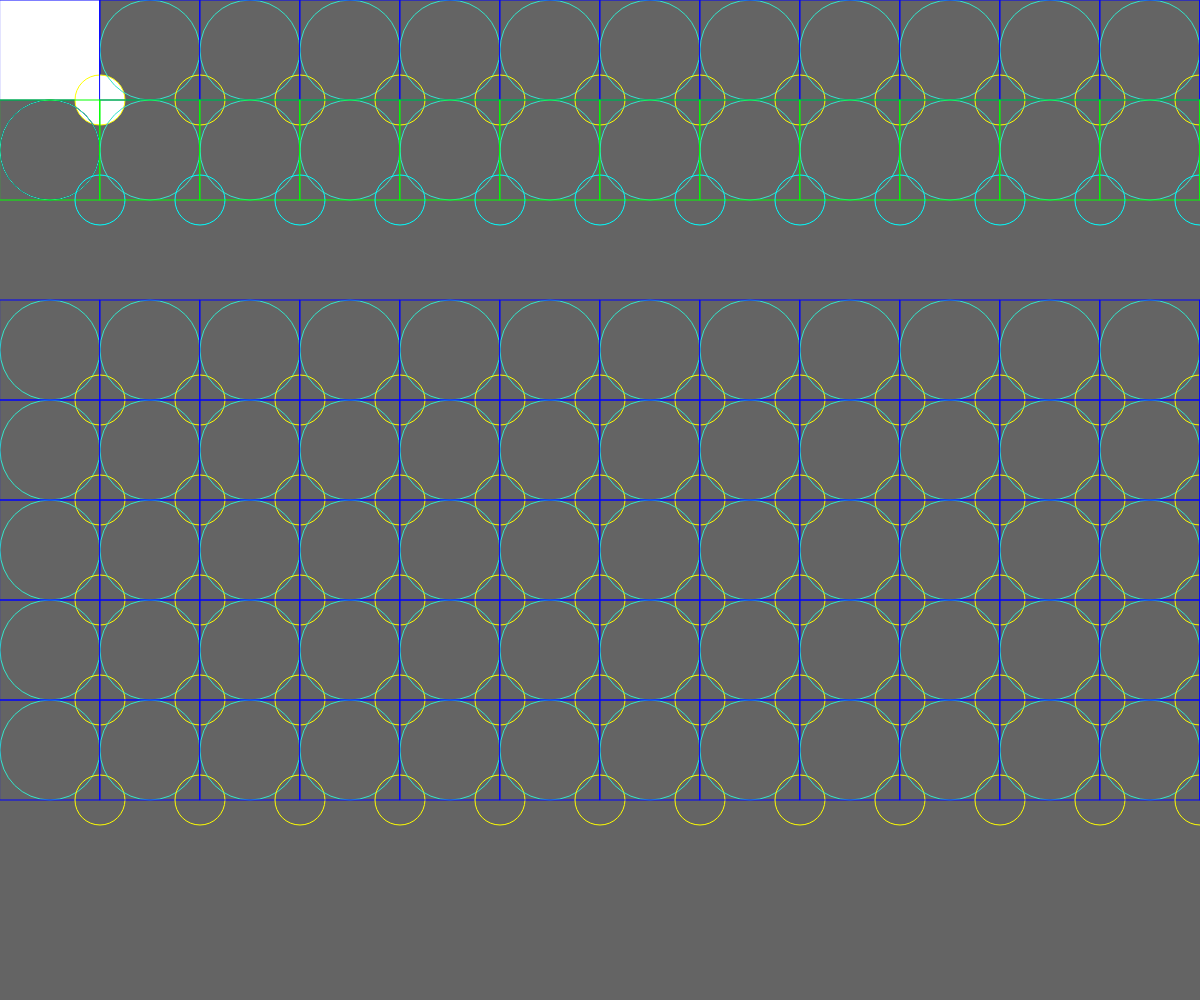
Frame 1 (no input)
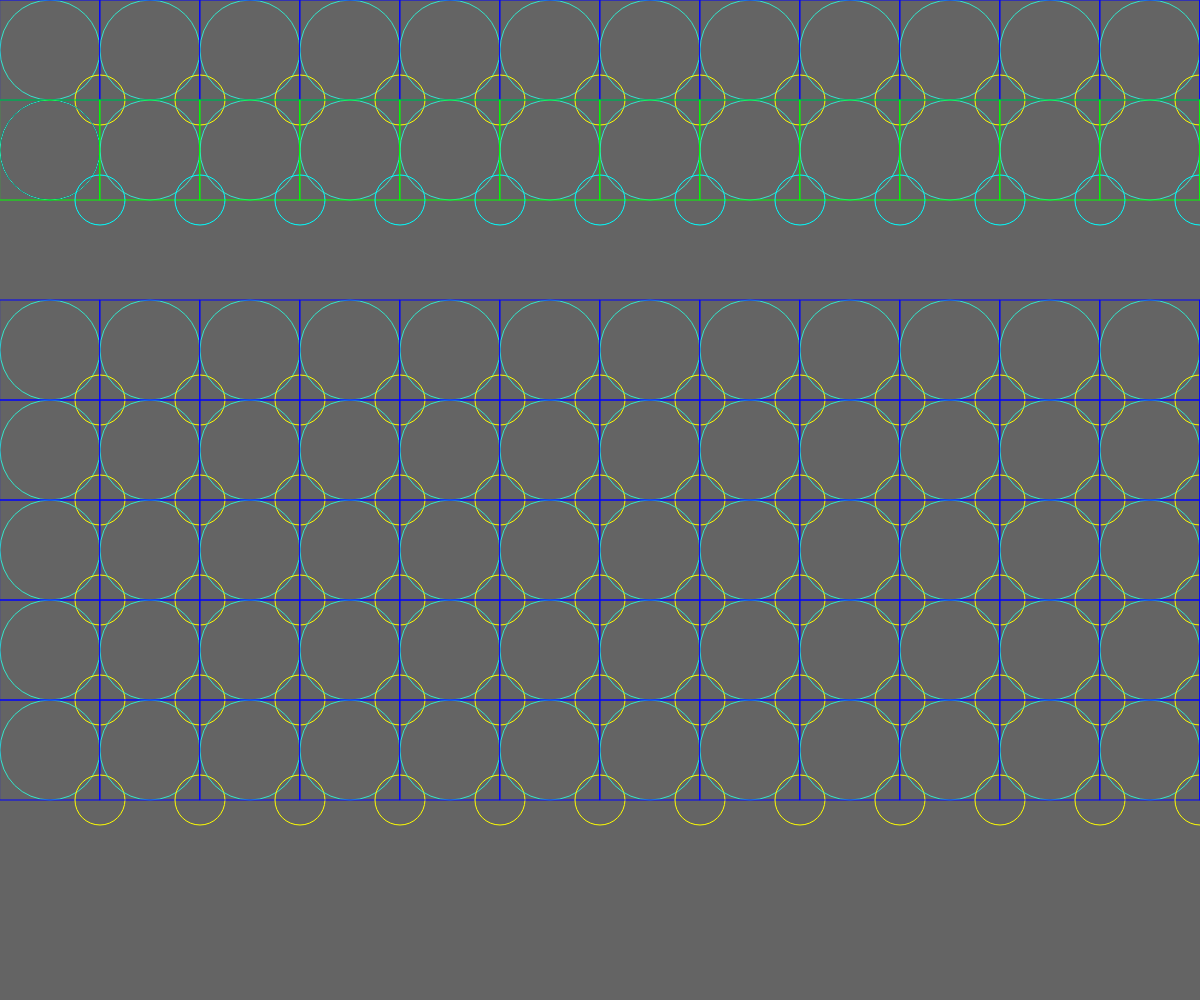
Frame 60 (no input)
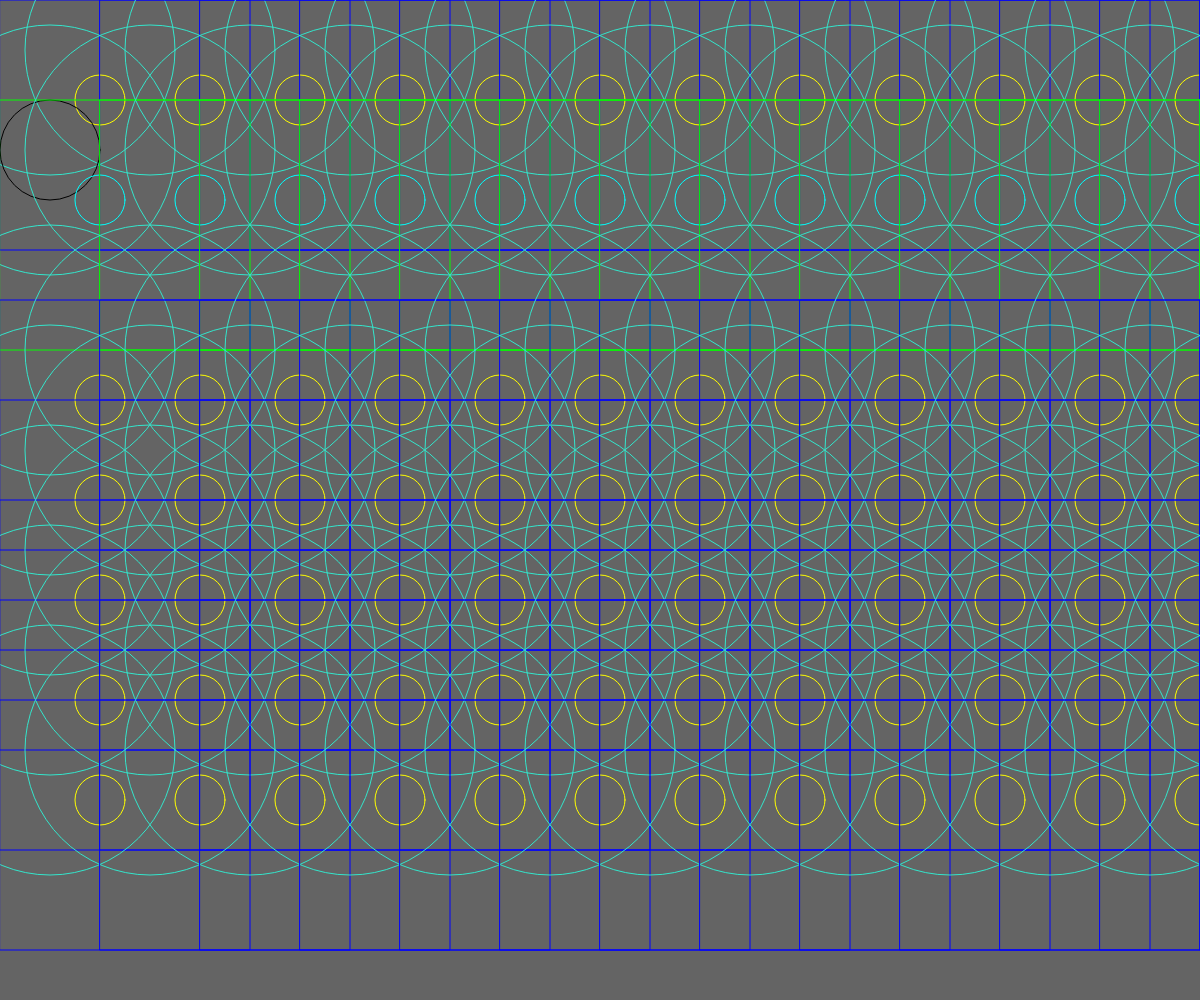
Frame 120 (the mouse pressed at the canvas centre since frame 60)

The p5.js sketch that drew these frames (run headless with seeded random() and noise() and a simulated clock; from frame 60 on, the mouse is pressed at the canvas centre):

// p5.js sketch
// ── sketch.js
function setup() {
  createCanvas(windowWidth, windowHeight);
  
}
function draw() {
  var r=0
  background(100) ;
  r = mouseX;
 for(let i=0; i<16;i++) {
    stroke("#33E6CC") //產生白色線條
    ellipse(i*100+50,50,100+mouseX/4) ;
stroke(0,0,255) //大圓
    rect(i*100,0,100+mouseX/4)
stroke(255,255,0)
    ellipse(i*100+100,100,50) //小圓
     noFill(0) //不充滿顏色
    stroke(0)
   }
   
   ellipse(50,150,100) ;
  noFill(0)
 for(let i =0; i<16 ;i++){  //迴圈
  stroke("#33E6CC")  //線條顏色
  ellipse(i*100+50,150,100+mouseX/4) //隨著圓滑鼠移動
  stroke (0,255,0)
  rect(i*100,100,100+mouseX/4)
  stroke (0,255,255)
  ellipse(i*100+100,200,50)
  noFill(0)
  stroke(0)
} 
for(let i =0; i<16 ;i++){
  stroke("#33E6CC")
  ellipse(i*100+50,350,100+mouseX/4)
  stroke(0,0,255)
  rect(i*100,300,100+mouseX/4)
  stroke(255,255,0)
  ellipse(i*100+100,400,50)
  noFill(0)
  stroke(0)

} 
for(let i =0; i<16 ;i++){
stroke("#33E6CC")
ellipse(i*100+50,450,100+mouseX/4)
stroke(0,0,255)
rect(i*100,400,100+mouseX/4)
stroke(255,255,0)
ellipse(i*100+100,500,50)
noFill(0)
stroke(0)
}
for(let i =0; i<16 ;i++){
stroke("#33E6CC")
ellipse(i*100+50,550,100+mouseX/4)
stroke(0,0,255)
rect(i*100,500,100+mouseX/4)
stroke(255,255,0)
ellipse(i*100+100,600,50)
noFill(0)
stroke(0)
}
for(let i =0; i<16 ;i++){
stroke("#33E6CC")
  ellipse(i*100+50,650,100+mouseX/4)
  stroke(0,0,255)
  rect(i*100,600,100+mouseX/4)
  stroke(255,255,0)
  ellipse(i*100+100,700,50)
  noFill(0)
  stroke(0)
}
for(let i =0; i<16 ;i++){
  stroke("#33E6CC")
  ellipse(i*100+50,750,100+mouseX/4)
  stroke(0,0,255)
  rect(i*100,700,100+mouseX/4)
  stroke(255,255,0)
  ellipse(i*100+100,800,50)
  noFill(0)
  stroke(0)
}
}
